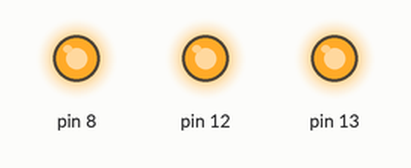
This sketch was run on a simulated Arduino Uno, built with avr-gcc and run on an emulated ATmega328P. Shown: output pins drawn as LEDs (lit = HIGH). What the sketch prints to the serial monitor is not drawn.

Above: at 1.0 s.
At 5.5 s:
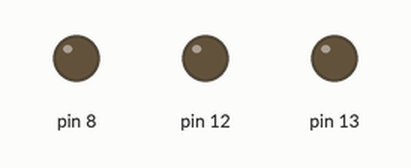
Timing chart, 0 to 6.9 s (numbered marks = the images above):
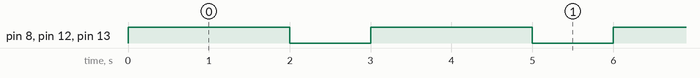

Measured:
- by itself, pin 8, pin 12, pin 13: alternates HIGH for 2.0 s and LOW for 1.0 s

The sketch:

harj2_3_laanti_mikko.ino
```cpp
// C++ code
// Alustus sekä sarjaportin alustus
void setup() {
  pinMode(13, OUTPUT);
  pinMode(12, OUTPUT);
  pinMode(8, OUTPUT);
  Serial.begin(9600);
}

// Kaikki ledit päälle ja kirjoitus sarjaporttiin,
// kaikki ledit pois päältä ja kirjoitus sarjaporttiin
void loop() {
  digitalWrite(13, HIGH);
  digitalWrite(12, HIGH);
  digitalWrite(8, HIGH);
  Serial.print("LED ON");
  delay(2000);
  digitalWrite(13, LOW);
  digitalWrite(12, LOW);
  digitalWrite(8, LOW);
  Serial.print("LED OFF");
  delay(1000);
}
```
